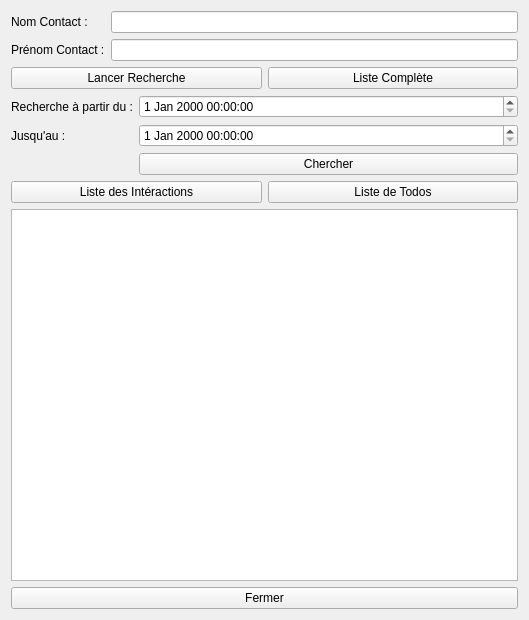
<?xml version="1.0" encoding="UTF-8"?>
<ui version="4.0">
 <class>ChercherInteraction</class>
 <widget class="QWidget" name="ChercherInteraction">
  <property name="geometry">
   <rect>
    <x>0</x>
    <y>0</y>
    <width>529</width>
    <height>620</height>
   </rect>
  </property>
  <property name="windowTitle">
   <string>Intéractions et Todos</string>
  </property>
  <layout class="QVBoxLayout" name="verticalLayout_2">
   <item>
    <layout class="QFormLayout" name="formLayout">
     <item row="0" column="0">
      <widget class="QLabel" name="label">
       <property name="text">
        <string>Nom Contact :</string>
       </property>
      </widget>
     </item>
     <item row="0" column="1">
      <widget class="QLineEdit" name="Nom"/>
     </item>
     <item row="1" column="0">
      <widget class="QLabel" name="label_2">
       <property name="text">
        <string>Prénom Contact :</string>
       </property>
      </widget>
     </item>
     <item row="1" column="1">
      <widget class="QLineEdit" name="Prenom"/>
     </item>
    </layout>
   </item>
   <item>
    <layout class="QHBoxLayout" name="horizontalLayout">
     <item>
      <widget class="QPushButton" name="PBLancer">
       <property name="text">
        <string>Lancer Recherche</string>
       </property>
      </widget>
     </item>
     <item>
      <widget class="QPushButton" name="PBListe">
       <property name="text">
        <string>Liste Complète</string>
       </property>
      </widget>
     </item>
    </layout>
   </item>
   <item>
    <layout class="QFormLayout" name="formLayout_2">
     <item row="0" column="0">
      <widget class="QLabel" name="label_3">
       <property name="text">
        <string>Recherche à partir du :</string>
       </property>
      </widget>
     </item>
     <item row="1" column="0">
      <widget class="QLabel" name="label_4">
       <property name="text">
        <string>Jusqu'au :</string>
       </property>
      </widget>
     </item>
     <item row="2" column="1">
      <widget class="QPushButton" name="PBDate">
       <property name="text">
        <string>Chercher</string>
       </property>
      </widget>
     </item>
     <item row="0" column="1">
      <widget class="QDateTimeEdit" name="Date_1"/>
     </item>
     <item row="1" column="1">
      <widget class="QDateTimeEdit" name="Date_2"/>
     </item>
    </layout>
   </item>
   <item>
    <layout class="QHBoxLayout" name="horizontalLayout_2">
     <item>
      <widget class="QPushButton" name="PBInteractions">
       <property name="text">
        <string>Liste des Intéractions</string>
       </property>
      </widget>
     </item>
     <item>
      <widget class="QPushButton" name="PBTodos">
       <property name="text">
        <string>Liste de Todos</string>
       </property>
      </widget>
     </item>
    </layout>
   </item>
   <item>
    <layout class="QVBoxLayout" name="verticalLayout">
     <item>
      <widget class="QTableWidget" name="Table"/>
     </item>
     <item>
      <widget class="QPushButton" name="PBFermer">
       <property name="text">
        <string>Fermer</string>
       </property>
      </widget>
     </item>
    </layout>
   </item>
  </layout>
 </widget>
 <resources/>
 <connections/>
</ui>
